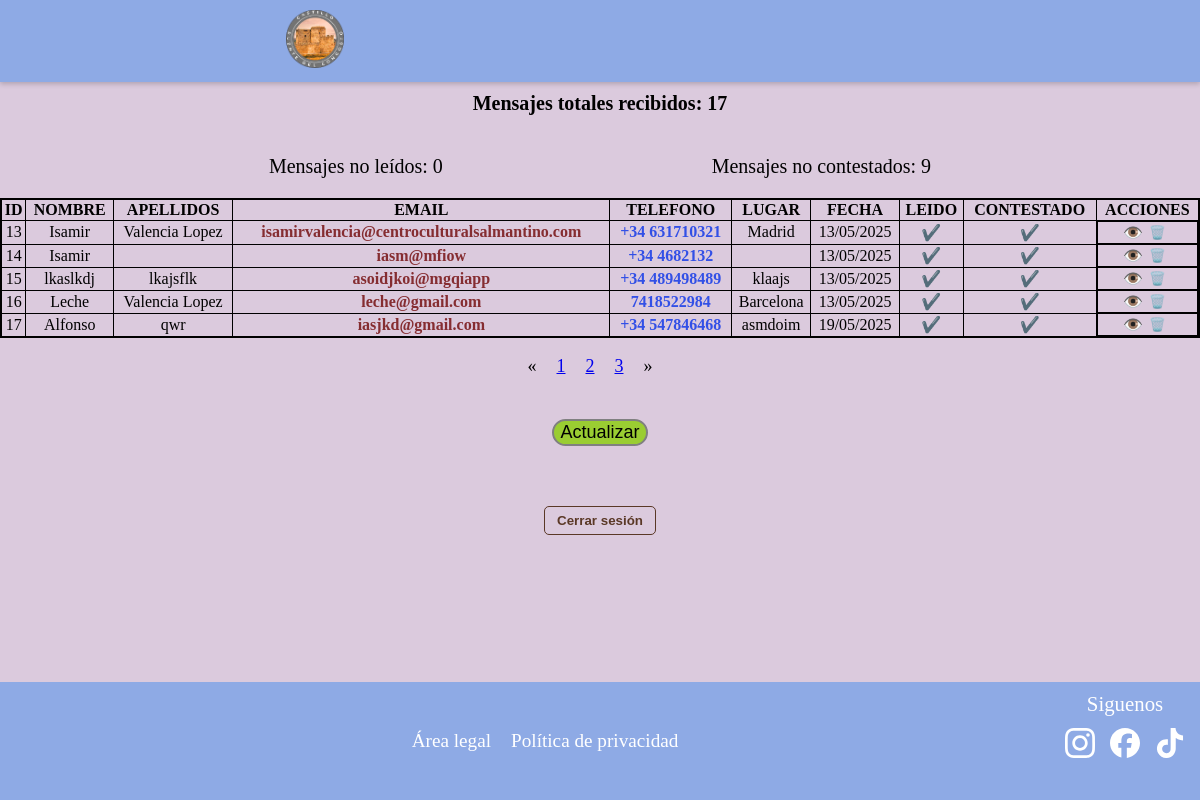
Page /chat/ (signed in) on the earlier database version.
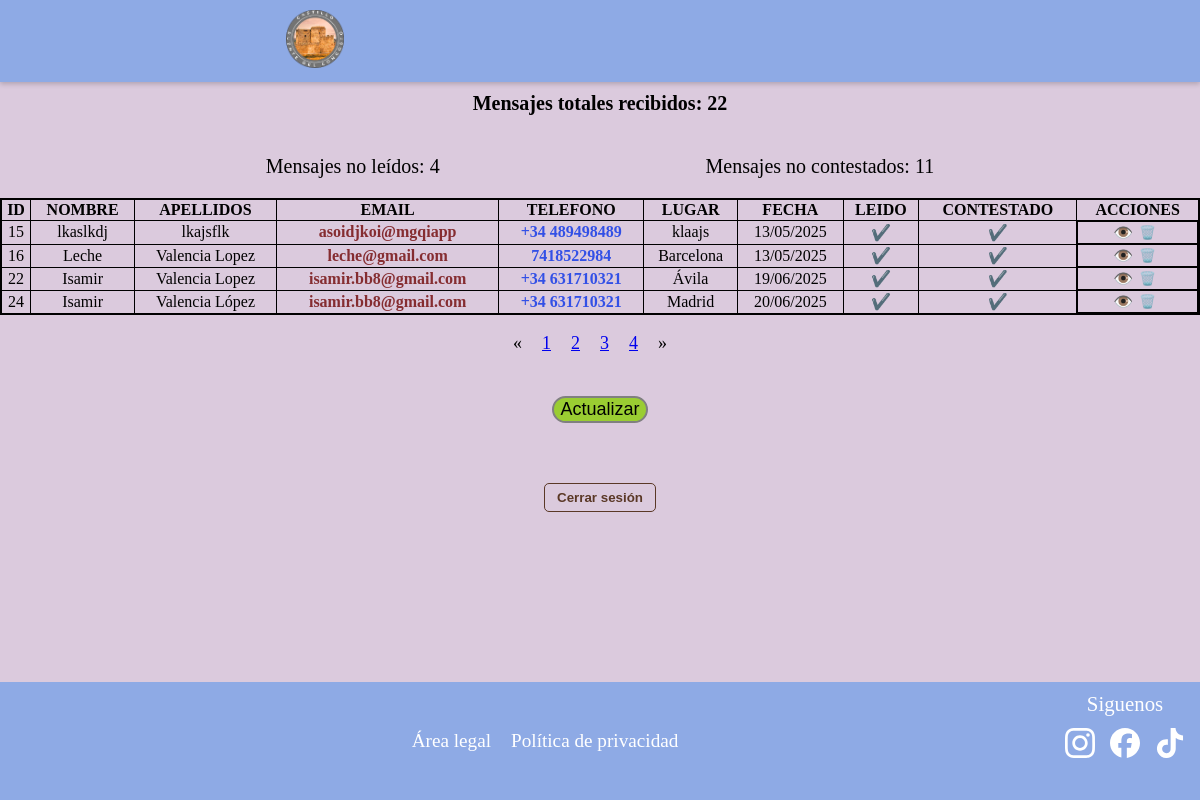
Same page on the later database version.
### appcastillocongosto/models.py (models this page shows, shortened)
class Contacto(models.Model):
    id = models.AutoField(primary_key=True)
    nombre = models.CharField("Nombre", max_length=25)
    apellidos = models.CharField("Apellidos", max_length=100, null=True, blank=True)
    email = models.CharField("Email", max_length=100, null=True, blank=True)
    telefono = models.CharField("Telefono", max_length=9, null=True, blank=True)
    lugar = models.CharField("Lugar", max_length=100, null=True, blank=True)
    fecha = models.DateTimeField("Fecha y Hora", default=timezone.now)
    mensaje = models.TextField("Mensaje")
    leido = models.BooleanField("Leido", default=False)
    contestado = models.BooleanField("Contestado", default=False)
    class Meta:
        verbose_name = "Contacto"
        verbose_name_plural = "Contactos"
        ordering = ['nombre']

### appcastillocongosto/views.py (the view)
# urls.py: path('chat/', views.chat, name='chat'),
@login_required(login_url='login')
def chat(request):
    lista_contactos = Contacto.objects.all().order_by('leido')
    numcontactos = Contacto.objects.count()
    numleidos = Contacto.objects.filter(leido=False).count()
    numcontestados = Contacto.objects.filter(contestado=False).count()
    page = request.GET.get('page')
    paginator = Paginator(lista_contactos, 6)
    if page == None:
        print(" page recibe fuera de get o post NONE ="+ str(page))
        page = paginator.num_pages
        request.session["pagina"] = page
    else:
        print(" page recibe este del nonede geo o post="+ str(page))
        request.session["pagina"] = page
    if request.method == 'GET':
        pagina = request.session["pagina"]
        print(" page recibe en GET=" + str(pagina))
    if request.method == 'POST':
        pagina = request.session["pagina"]
        print(" page recibe en POST= " +str(pagina))
    if "pagina" in request.session:
        page = request.session["pagina"]
        print(" page recibe de sesion=" +str(page))
    try:
        lista_contactos = paginator.get_page(page)
    except PageNotAnInteger:
        lista_contactos = paginator.page(1)
    except EmptyPage:
        lista_contactos = paginator.page(paginator.num_pages)
    if request.method == 'POST':
        return redirect('chat')
    context = {'lista_contactos': lista_contactos, 'numleidos': numleidos, 'numcontestados': numcontestados, 'numcontactos': numcontactos}
    return render(request, 'chat.html', context=context)

### templates/chat.html (shortened to what the changed rows need)
{% extends "base2.html" %}
{% load static %}
{% block head %}
<link rel="stylesheet" href="{% static 'css/chat.css' %}">
{% endblock %}
{% block content %}
<br><br><br><br>
<div class="chat">
    <div class="num-mensajes">
        <div class="num-mensajes1">
            <p class="num-mensajes-text">Mensajes totales recibidos: {{ numcontactos }}</p>
        </div>
        <div class="num-mensajes2">
            <p class="num-mensajes-text">Mensajes no leídos: {{ numleidos }}</p>
            <p class="num-mensajes-text">Mensajes no contestados: {{ numcontestados }}</p>
        </div>
    </div>
    <div class="tabla-responsive">
        <div class="tabla">
            <table>
                <thead>
                    <th class="th-chat">ID</th>
                    <th class="th-chat">NOMBRE</th>
                    <th class="th-chat">APELLIDOS</th>
                    <th class="th-chat">EMAIL</th>
                    <th class="th-chat">TELEFONO</th>
                    <th class="th-chat">LUGAR</th>
                    <th class="th-chat">FECHA</th>
                    <th class="th-chat">LEIDO</th>
                    <th class="th-chat">CONTESTADO</th>
                    <th class="th-chat">ACCIONES</th>
                </thead>
                <tbody>
                    {% for i in lista_contactos %}
                        <tr>
                            <td> {{ i.id }}</td>
                            <td> {{ i.nombre }}</td>
                            <td> {{ i.apellidos }}</td>
                            <td><a href="https://mail.google.com/mail/?view=cm&to={{ i.email }}" target="_blank" class="email">{{ i.email }}</a></td>
                            <td><a href="{% url 'ver_contacto' id=i.id %}" target="_blank" class="telefono">{% if i.telefono|length > 9 %}{{ i.telefono }}{% else %}+34 {{ i.telefono }}{% endif %}</a></td>
                            <td> {{ i.lugar }}</td>
                            <td> {{ i.fecha|date:"d/m/Y" }}</td>
                            <td> {% if i.leido %}✔️{% else %}❌{% endif %}</td>
                            <td> {% if i.contestado %}✔️{% else %}❌{% endif %}</td>
                            <td class="acciones">
                                <a class="boton-accion" href="{% url 'ver_mensaje' id=i.id %}" title="Ver mensaje">👁️</a>
                                <form method="post" action="{% url 'eliminar_contacto' id=i.id %}">
                                    <button type="submit" class="boton-accion eliminar" title="Eliminar contacto" onclick="return confirm('¿Estás seguro de que quieres eliminar este contacto?');">🗑️</button>
                                </form>
                            </td>
                        </tr>
                    {% endfor %}
                </tbody>
            </table>
        </div>
    </div>
    {% if lista_contactos.has_other_pages %}
        <font size="4">
            <ul class="pagination">
                {% for i in lista_contactos.paginator.page_range %}
                    {% if reservas.number == i %}
                        <li class="active"><span>{{ i }}<span class="sr-only">(current)</span></span></li>
                    {% else %}
                        <li><a href="?page={{ i }}">{{ i }}</a></li>
                    {% endif %}
                {% endfor %}
            </ul>
        </font>
    {% endif %}
</div>
{% endblock content %}

Differences in the rows shown:
no longer on this page (row unchanged): Contacto: id "13", nombre "Isamir", apellidos "Valencia Lopez", email "isamirvalencia@centroculturalsalmantino.com", telefono "631710321", lugar "Madrid", fecha "13/05/2025"
no longer on this page (row unchanged): Contacto: id "14", nombre "Isamir", email "iasm@mfiow", telefono "4682132", fecha "13/05/2025"
removed Contacto: id "17", nombre "Alfonso", apellidos "qwr", email "iasjkd@gmail.com", telefono "547846468", lugar "asmdoim", fecha "19/05/2025"
added Contacto: id "22", nombre "Isamir", apellidos "Valencia Lopez", email "isamir.bb8@gmail.com", telefono "631710321", lugar "Ávila", fecha "19/06/2025"
added Contacto: id "24", nombre "Isamir", apellidos "Valencia López", email "isamir.bb8@gmail.com", telefono "631710321", lugar "Madrid", fecha "20/06/2025"
Other differences:
{{ numcontactos }}: "17" → "22"
{{ numleidos }}: "0" → "4"
{{ numcontestados }}: "9" → "11"
new list line: "4"
